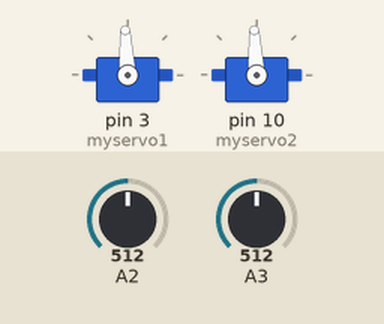
A sketch run on a simulated Arduino Uno, built with avr-gcc and run on an emulated ATmega328P. Shown: 2 × servo. Inputs (shaded band) come from the test bench; at power-on: A2 = 512, A3 = 512.

Above: at 1.2 s.
1.3 s: A2 set to 606
2.8 s: A2 set to 628
At 3.4 s:
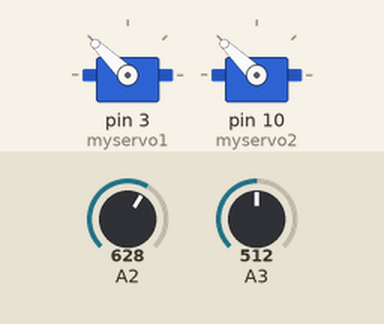
4.3 s: A2 set to 422
5.8 s: A2 set to 402
At 7.0 s:
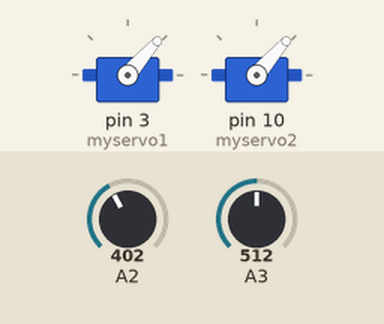
7.3 s: A3 set to 606
8.8 s: A3 set to 632
Timing chart, 0 to 11.8 s (numbered marks = the images above; inputs shaded):
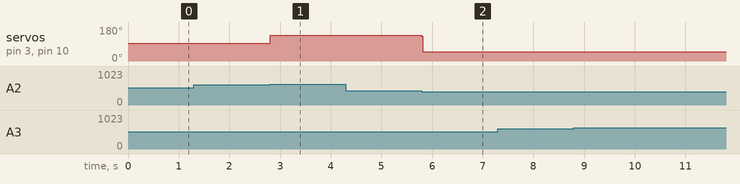

The sketch:

HYDRA_SERVOS_ONLY.ino
```cpp
#include <Servo.h>

Servo myservo1;
Servo myservo2;

int leftposition;
int rightposition;
int lastleftposition;
int lastrightposition;
float leftright;
float foraft;
unsigned long lastmillis;
int incriment;
int buttondelay;
int leftservomicros;
int rightservomicros;

void setup(){

  myservo1.attach(3);
  myservo2.attach(10);
  leftposition = 45;  //set intial servo position to 45 degrees, neutral.
  rightposition = 45; //same for the right.
  lastmillis = millis();
  incriment = 5;
  buttondelay = 0;

}

void loop(){

  // FLIGHT CONTROLS:

  leftright = map(analogRead(A2), 0, 1023, 0.0, 5.0); // map to volts 0 - 5 (2.5 is neutral!)
  foraft = map(analogRead(A3), 0, 1023, 0.0, 5.0);  // same as above

  if((leftright < 2.0) && (millis() > lastmillis + (buttondelay))){
    leftposition -= (incriment);
    rightposition += (incriment);
    lastmillis = millis();
  }

  if((leftright > 2.9 ) && (millis() > lastmillis + (buttondelay))){
    leftposition += (incriment);
    rightposition -= (incriment);
    lastmillis = millis();
  }

  if((foraft < 2.0) && (millis() > lastmillis + (buttondelay))){
    leftposition -= (incriment);
    rightposition -= (incriment);
    lastmillis = millis();
  }

  if((foraft > 2.9 ) && (millis() > lastmillis + (buttondelay))){
    leftposition += (incriment);
    rightposition += (incriment);
    lastmillis = millis();
  }

  leftposition = constrain(leftposition, 0, 90);
  rightposition = constrain(rightposition, 0, 90);

  leftservomicros = map(leftposition, 0, 90, 1050, 1950); //limits for servo in microseconds
  rightservomicros = map(rightposition, 0, 90, 1950, 1050);// limits for servo


  myservo1.writeMicroseconds(leftservomicros);
  myservo2.writeMicroseconds(rightservomicros);


}
```

Measured:
- the behaviour switches between 613 and 614 on A2 (found by bisection; images 0 and 1)
- the behaviour switches between 410 and 409 on A2 (found by bisection; images 1 and 2)
- after the input at 1.3 s, every drawn part: stays the same
- after the input at 2.8 s, servo on pin 3 (myservo1), servo on pin 10 (myservo2): 93° → 136° at once
- after the input at 4.3 s, every drawn part: stays the same
- after the input at 5.8 s, servo on pin 3 (myservo1), servo on pin 10 (myservo2): 136° → 49° at once
- after the input at 7.3 s, every drawn part: stays the same
